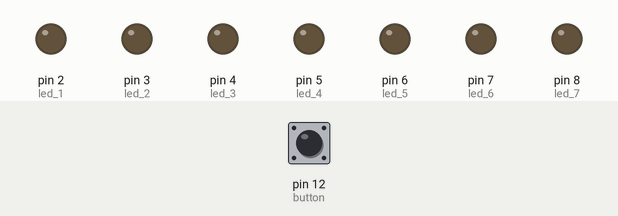
Recording of a program running on a simulated Arduino Nano, built with avr-gcc and run on an emulated ATmega328P. On the bench: output pins drawn as LEDs (lit = HIGH). The test bench sets the inputs (shaded band); at power-on: pin 12 (button) HIGH. Random numbers use the default seed unless the program sets one.

Above: at 1.2 s.
1.3 s: pin 12 (button) pulled LOW for 0.15 s
4.4 s: pin 12 (button) pulled LOW for 3.2 s
At 10.5 s:
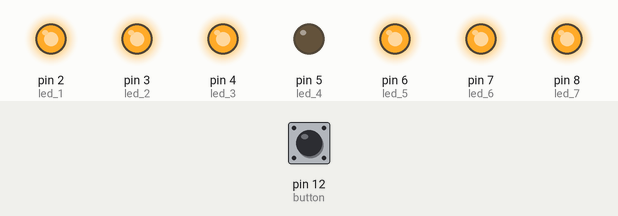
10.6 s: pin 12 (button) pulled LOW for 1 s
At 14.4 s:
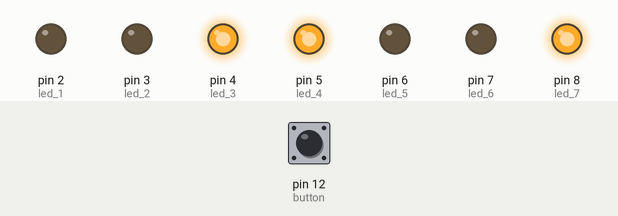
14.6 s: pin 12 (button) pulled LOW for 0.15 s
17.7 s: pin 12 (button) pulled LOW for 3.2 s
At 24.6 s:
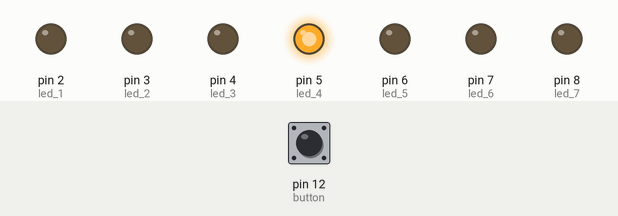
Timing chart, 0 to 24.9 s (numbered marks = the images above; inputs shaded):
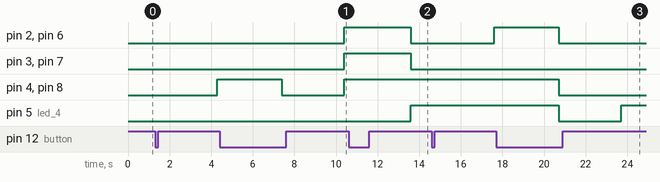

Measured:
- after the input at 1.3 s, pin 4 (led_3), pin 8 (led_7): LOW → HIGH after 3.0 s
- after the input at 4.4 s, pin 2 (led_1), pin 3 (led_2), pin 6 (led_5), pin 7 (led_6): LOW → HIGH after 6.0 s; pin 4 (led_3), pin 8 (led_7): HIGH → LOW after 3.0 s, → HIGH 3.0 s later
- after the input at 10.6 s, pin 2 (led_1), pin 3 (led_2), pin 6 (led_5), pin 7 (led_6): HIGH → LOW after 3.0 s; pin 5 (led_4): LOW → HIGH after 3.0 s
- after the input at 14.6 s, pin 2 (led_1), pin 6 (led_5): LOW → HIGH after 3.0 s
- after the input at 17.7 s, pin 2 (led_1), pin 4 (led_3), pin 6 (led_5), pin 8 (led_7): HIGH → LOW after 3.0 s; pin 5 (led_4): HIGH → LOW after 3.0 s, → HIGH 3.0 s later

The program:

main.cpp
```cpp
#include <Arduino.h>

int led_1 = 2;
int led_2 = 3;
int led_3 = 4;
int led_4 = 5;
int led_5 = 6;
int led_6 = 7;
int led_7 = 8;
int button = 12;

int cislo = 0;


void setup() {
  Serial.begin(9600);
  pinMode(led_1, OUTPUT);
  pinMode(led_2, OUTPUT);
  pinMode(led_3, OUTPUT);
  pinMode(led_4, OUTPUT);
  pinMode(led_5, OUTPUT);
  pinMode(led_6, OUTPUT);
  pinMode(led_7, OUTPUT);
  pinMode(button, INPUT_PULLUP); //TLAČÍTKO

  digitalWrite(led_1, LOW);
  digitalWrite(led_2, LOW);
  digitalWrite(led_3, LOW);
  digitalWrite(led_4, LOW);
  digitalWrite(led_5, LOW);
  digitalWrite(led_6, LOW);
  digitalWrite(led_7, LOW);
}

void loop() {
  if(digitalRead(button) == 0){
    delay(3000);
  digitalWrite(led_1, LOW);
  digitalWrite(led_2, LOW);
  digitalWrite(led_3, LOW);
  digitalWrite(led_4, LOW);
  digitalWrite(led_5, LOW);
  digitalWrite(led_6, LOW);
  digitalWrite(led_7, LOW);
    cislo = random(1,7);

  }
  else{
    if (cislo == 1){
  digitalWrite(led_1, LOW);
  digitalWrite(led_2, LOW);
  digitalWrite(led_3, LOW);
  digitalWrite(led_4, HIGH);
  digitalWrite(led_5, LOW);
  digitalWrite(led_6, LOW);
  digitalWrite(led_7, LOW);
    }
    if (cislo == 2){
  digitalWrite(led_1, LOW);
  digitalWrite(led_2, LOW);
  digitalWrite(led_3, HIGH);
  digitalWrite(led_4, LOW);
  digitalWrite(led_5, LOW);
  digitalWrite(led_6, LOW);
  digitalWrite(led_7, HIGH);
    }
    if (cislo == 3){
  digitalWrite(led_1, LOW);
  digitalWrite(led_2, LOW);
  digitalWrite(led_3, HIGH);
  digitalWrite(led_4, HIGH);
  digitalWrite(led_5, LOW);
  digitalWrite(led_6, LOW);
  digitalWrite(led_7, HIGH);
    }
    if (cislo == 4){
  digitalWrite(led_1, HIGH);
  digitalWrite(led_2, LOW);
  digitalWrite(led_3, HIGH);
  digitalWrite(led_4, LOW);
  digitalWrite(led_5, HIGH);
  digitalWrite(led_6, LOW);
  digitalWrite(led_7, HIGH);
    }
    if (cislo == 5){
  digitalWrite(led_1, HIGH);
  digitalWrite(led_2, LOW);
  digitalWrite(led_3, HIGH);
  digitalWrite(led_4, HIGH);
  digitalWrite(led_5, HIGH);
  digitalWrite(led_6, LOW);
  digitalWrite(led_7, HIGH);
    }
    if (cislo == 6){
  digitalWrite(led_1, HIGH);
  digitalWrite(led_2, HIGH);
  digitalWrite(led_3, HIGH);
  digitalWrite(led_4, LOW);
  digitalWrite(led_5, HIGH);
  digitalWrite(led_6, HIGH);
  digitalWrite(led_7, HIGH);
  }
}
}
```
